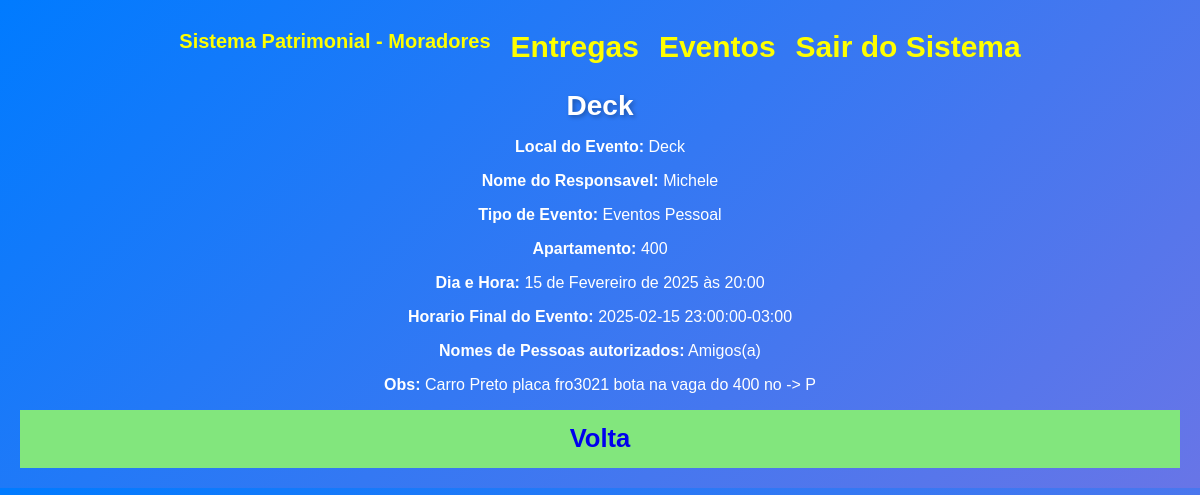
/moradores/id_eventos/2/detail/ (signed in), run on the app's committed database.
### contact/models.py (models this page shows)
class Eventos(models.Model):
    local_evento = models.CharField(max_length=50)
    nome_responsavel = models.CharField(max_length=150)
    tipo_de_evento = models.CharField(max_length=100,  blank=True, null=True)
    apartamento = models.ForeignKey(Apartamento,
                                    on_delete=models.SET_NULL,
                                    blank=True, null=True
                                     )
    data_horas_evento = models.DateTimeField(default=timezone.now)
    horario_final_evento = models.CharField(max_length=25)
    nomes_autorizados = models.TextField()
    veiculos_autorizados = models.TextField()

class Apartamento(models.Model):
    numero_apartamento = models.CharField(max_length=50)
    anda = models.CharField(max_length=50)
    def __str__(self) -> str:
        return self.numero_apartamento

### moradores/views.py (the view)
# urls.py: path('id_eventos/<int:id_eventos>/detail/', views.eventos_id, name='eventos_id' ),
@morador_required
def eventos_id(request, id_eventos):
    evento_id = get_object_or_404(Eventos, pk=id_eventos)
    context = {
        'id_eventos': evento_id,
        'site_title': 'Contato do Evento do Condomínio -',
    }
    return render(request, 'moradores/id_eventos.html', context)

### moradores/views.py (called while the page is built)
def morador_required(view_func):
    @wraps(view_func)
    @login_required(login_url='moradores:login_views_moradores')  # Exige login
    def _wrapped_view(request, *args, **kwargs):
        if not hasattr(request.user, 'moradore'):  # Se não for morador
            messages.error(request, 'Acesso negado! Somente moradores podem acessar esta área.')
            return redirect('moradores:login_views_moradores')  # Redireciona para a página inicial ou login dos porteiros
        return view_func(request, *args, **kwargs)
    return _wrapped_view

### moradores/templates/moradores/id_eventos.html
<!DOCTYPE html>
<html lang="pt-br">
<head>
    {% include "cabecario/_base.html" %}
</head>
<body>
    {% include "cabecario/menu.html" %}
    <div class="single-contact">
        <h1 class="single-contact-name">
            {{ id_eventos.local_evento }}
        </h1>
        <p><b>Local do Evento:</b> {{ id_eventos.local_evento }}</p>
        <p><b>Nome do Responsavel:</b> {{ id_eventos.nome_responsavel }} </p>
        <p><b>Tipo de Evento:</b> {{ id_eventos.tipo_de_evento }}</p>
        <p><b>Apartamento:</b> {{ id_eventos.apartamento }}</p>
        <p><b>Dia e Hora:</b> {{id_eventos.data_horas_evento }}</p>
        <p><b>Horario Final do Evento:</b> {{ id_eventos.horario_final_evento }}</p>
        <p><b>Nomes de Pessoas autorizados:</b> {{ id_eventos.nomes_autorizados }}</p>
        <p><b>Obs:</b> {{ id_eventos.veiculos_autorizados }}</p>
        <div class="contact-links">
             <a class="btn btn-link btn-volta"
            href="{% url 'moradores:eventos' %}">
             Volta
             </a>
        </div>
    </div>
</body>
</html>

### moradores/templates/cabecario/_base.html (style rules this page uses)
:root { --spacing: 1.5rem; --link-dark-color: rgb(255, 255, 255); --link-light-color: rgb(156, 217, 255); --clr-white: rgb(245, 245, 255); --clr-black: rgb(0, 0, 30); --clr-light-gray: rgb(230, 230, 245); --clr-dark-shadow-5: rgba(0, 0, 10, 5%); --clr-dark-shadow-10: rgba(0, 0, 10, 10%); --clr-dark-shadow-20: rgba(0, 0, 10, 20%); --clr-light-shadow-5: rgba(200, 200, 255, 5%); --clr-light-shadow-10: rgba(200, 200, 255, 10%); --clr-light-shadow-20: rgba(200, 200, 255, 20%); --main-page-width: 120rem; --table-min-width: 60rem; --biggest-font-size: 5rem; --bigger-font-size: 4rem; --big-font-size: 3.2rem; --medium-font-size: 2.4rem; --small-font-size: 1.6rem; --smaller-font-size: 1.4rem; --smallest-font-size: 1.2rem; --transition-fast: 300ms; --transition-medium: 600ms; --transition-slow: 1s; --default-border-radius: 4px; }
* { margin: 0; padding: 0; box-sizing: border-box; font-family: Arial, sans-serif; }
body { background: linear-gradient(135deg, #007bff,rgb(104, 117, 231)); color: #fff; text-align: center; padding: 20px; }
h1 { margin-bottom: 20px; font-size: 28px; text-shadow: 2px 2px 4px rgba(0, 0, 0, 0.3); }
.single-contact h1 { margin: 1rem 0; }
.single-contact p { margin: 1rem 0; }
.btn-link { font-size: var(--small-font-size); text-decoration: none; font-weight: bold; padding: 1rem; display: block; line-height: var(--small-font-size); }
.btn-volta { background: rgb(130, 230, 125); }

### data on the page
Eventos: local_evento "Deck", nome_responsavel "Michele", tipo_de_evento "Eventos Pessoal", apartamento "400", data_horas_evento "15 de Fevereiro de 2025 às 20:00", horario_final_evento "2025-02-15 23:00:00-03:00", nomes_autorizados "Amigos(a)", veiculos_autorizados "Carro Preto placa fro3021 bota na vaga do 400 no -> P"
